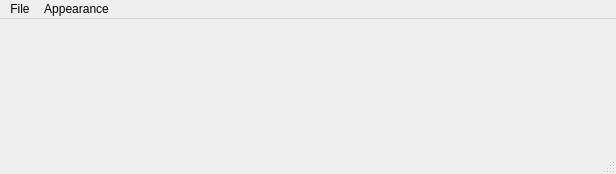
<?xml version="1.0" encoding="UTF-8"?>
<ui version="4.0">
 <class>SecondWindow</class>
 <widget class="QMainWindow" name="SecondWindow">
  <property name="geometry">
   <rect>
    <x>0</x>
    <y>0</y>
    <width>616</width>
    <height>174</height>
   </rect>
  </property>
  <property name="windowTitle">
   <string>MainWindow</string>
  </property>
  <widget class="QWidget" name="centralwidget"/>
  <widget class="QMenuBar" name="menubar">
   <property name="geometry">
    <rect>
     <x>0</x>
     <y>0</y>
     <width>616</width>
     <height>21</height>
    </rect>
   </property>
   <widget class="QMenu" name="menuFile">
    <property name="title">
     <string>File</string>
    </property>
    <addaction name="actionOpen_HTML"/>
   </widget>
   <widget class="QMenu" name="menuAppearance">
    <property name="title">
     <string>Appearance</string>
    </property>
    <addaction name="actionDark_Mode_3"/>
    <addaction name="actionLight_Mode_2"/>
   </widget>
   <addaction name="menuFile"/>
   <addaction name="menuAppearance"/>
  </widget>
  <widget class="QStatusBar" name="statusbar"/>
  <action name="actionDark_Mode">
   <property name="text">
    <string>Open HTML</string>
   </property>
  </action>
  <action name="actionOpen_HTML">
   <property name="text">
    <string>Open HTML</string>
   </property>
  </action>
  <action name="actionDark_Mode_2">
   <property name="text">
    <string>Dark Mode</string>
   </property>
  </action>
  <action name="actionLight_Mode">
   <property name="text">
    <string>Light Mode</string>
   </property>
  </action>
  <action name="actionDark_Mode_3">
   <property name="text">
    <string>Dark Mode</string>
   </property>
  </action>
  <action name="actionLight_Mode_2">
   <property name="text">
    <string>Light Mode</string>
   </property>
  </action>
 </widget>
 <resources/>
 <connections/>
</ui>
